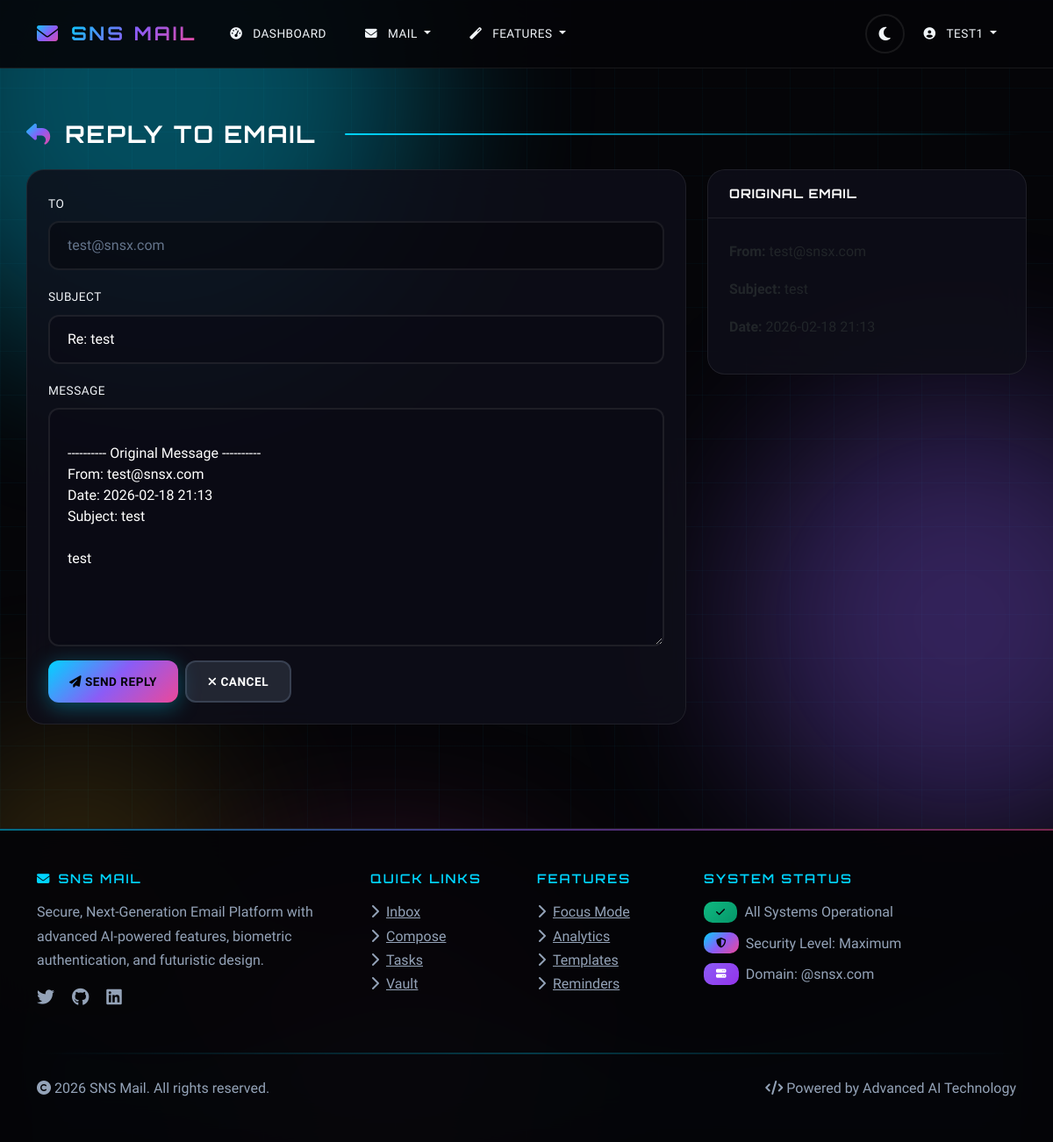
/email/2/reply (signed in), run on the app's committed database.
### sns_mail/database/models.py (models this page shows, shortened)
class User(UserMixin, db.Model):
    __tablename__ = 'users'
    id = db.Column(db.Integer, primary_key=True)
    name = db.Column(db.String(100), nullable=False)
    username = db.Column(db.String(50), unique=True, nullable=False)
    email = db.Column(db.String(120), unique=True, nullable=False)
    password_hash = db.Column(db.String(128))
    face_photo = db.Column(db.String(200))
    eye_scan = db.Column(db.String(200))
    totp_secret = db.Column(db.String(16))
    is_2fa_enabled = db.Column(db.Boolean, default=False)
    is_admin = db.Column(db.Boolean, default=False)
    is_server_admin = db.Column(db.Boolean, default=False)
    is_banned = db.Column(db.Boolean, default=False)
    ban_reason = db.Column(db.Text)
    is_verified = db.Column(db.Boolean, default=False)  # Blue tick verification
    created_at = db.Column(db.DateTime, default=datetime.utcnow)
    last_login = db.Column(db.DateTime)
    login_attempts = db.Column(db.Integer, default=0)
    locked_until = db.Column(db.DateTime)
    ai_preferences = db.Column(db.Text)  # JSON for AI learning preferences
    mood_tracking_enabled = db.Column(db.Boolean, default=True)
    focus_mode_enabled = db.Column(db.Boolean, default=False)
    focus_mode_until = db.Column(db.DateTime)
    sent_emails = db.relationship('Email', foreign_keys='Email.sender_id', backref='sender', lazy='dynamic')
    received_emails = db.relationship('Email', foreign_keys='Email.recipient_id', backref='recipient', lazy='dynamic')
    drafts = db.relationship('Draft', backref='user', lazy='dynamic')
    sent_folders = db.relationship('SentFolder', backref='user', lazy='dynamic')
    important_folders = db.relationship('ImportantFolder', backref='user', lazy='dynamic')
    archive_folders = db.relationship('ArchiveFolder', backref='user', lazy='dynamic')
    deleted_folders = db.relationship('DeletedFolder', backref='user', lazy='dynamic')
    spam_folders = db.relationship('SpamFolder', backref='user', lazy='dynamic')
    notes = db.relationship('Note', backref='user', lazy='dynamic')
    tasks = db.relationship('Task', backref='user', lazy='dynamic')
    vault_items = db.relationship('VaultItem', backref='user', lazy='dynamic')
    email_analytics = db.relationship('EmailAnalytics', backref='user', lazy='dynamic')
    scheduled_emails = db.relationship('ScheduledEmail', backref='user', lazy='dynamic')
    mood_logs = db.relationship('MoodLog', backref='user', lazy='dynamic')
    focus_sessions = db.relationship('FocusSession', backref='user', lazy='dynamic')
    email_templates = db.relationship('EmailTemplate', backref='user', lazy='dynamic')

class Email(db.Model):
    __tablename__ = 'emails'
    id = db.Column(db.Integer, primary_key=True)
    subject = db.Column(db.String(200), nullable=False)
    body = db.Column(db.Text, nullable=False)
    sender_id = db.Column(db.Integer, db.ForeignKey('users.id'), nullable=False)
    recipient_id = db.Column(db.Integer, db.ForeignKey('users.id'), nullable=False)
    sent_at = db.Column(db.DateTime, default=datetime.utcnow)
    read_at = db.Column(db.DateTime)
    is_read = db.Column(db.Boolean, default=False)
    is_important = db.Column(db.Boolean, default=False)
    is_deleted = db.Column(db.Boolean, default=False)
    is_spam = db.Column(db.Boolean, default=False)
    attachment_path = db.Column(db.String(200))
    attachment_filename = db.Column(db.String(100))
    virus_detected = db.Column(db.Boolean, default=False)
    is_self_destructing = db.Column(db.Boolean, default=False)
    destruct_after_read = db.Column(db.Boolean, default=False)
    destruct_at = db.Column(db.DateTime)
    destructed_at = db.Column(db.DateTime)
    is_encrypted = db.Column(db.Boolean, default=False)
    encryption_key = db.Column(db.String(64))
    mood_score = db.Column(db.Float)  # AI-detected mood (-1 to 1)
    mood_label = db.Column(db.String(20))  # positive, negative, neutral
    ai_summary = db.Column(db.Text)  # AI-generated summary
    priority_score = db.Column(db.Float, default=0.5)  # 0-1 priority
    read_duration = db.Column(db.Integer)  # seconds spent reading
    is_pinned = db.Column(db.Boolean, default=False)
    pinned_at = db.Column(db.DateTime)
    follow_up_reminder = db.Column(db.DateTime)
    follow_up_sent = db.Column(db.Boolean, default=False)

### sns_mail/core/client_routes.py (the view, shortened to what this page needs)
@client.route('/email/<int:email_id>/reply', methods=['GET', 'POST'])
@login_required
def reply_email(email_id):
    original_email = Email.query.get_or_404(email_id)
    if original_email.recipient_id != current_user.id and original_email.sender_id != current_user.id:
        flash('Access denied.', 'danger')
        return redirect(url_for('client.inbox'))
    reply_subject = f"Re: {original_email.subject}" if not original_email.subject.startswith('Re:') else original_email.subject
    return render_template('client/reply.html', original_email=original_email, reply_subject=reply_subject)

### sns_mail/templates/client/reply.html (shortened to what this page needs)
{% extends "base.html" %}
{% block content %}
<div class="row">
    <div class="col-12">
        <h2 class="mb-4">
            <i class="fas fa-reply text-primary"></i>
            Reply to Email
        </h2>
    </div>
</div>
<div class="row">
    <div class="col-lg-8">
        <div class="card">
            <div class="card-body">
                <form method="POST">
                    <div class="mb-3">
                        <label for="recipient" class="form-label">To</label>
                        <input type="email" class="form-control" id="recipient"
                               value="{{ original_email.sender.email }}" disabled>
                    </div>
                    <div class="mb-3">
                        <label for="subject" class="form-label">Subject</label>
                        <input type="text" class="form-control" id="subject" name="subject"
                               value="{{ reply_subject }}" required>
                    </div>
                    <div class="mb-3">
                        <label for="body" class="form-label">Message</label>
                        <textarea class="form-control" id="body" name="body" rows="10" required>
---------- Original Message ----------
From: {{ original_email.sender.email }}
Date: {{ original_email.sent_at.strftime('%Y-%m-%d %H:%M') }}
Subject: {{ original_email.subject }}
{{ original_email.body }}</textarea>
                    </div>
                    <div class="d-flex gap-2">
                        <button type="submit" class="btn btn-primary">
                            <i class="fas fa-paper-plane"></i> Send Reply
                        </button>
                        <a href="{{ url_for('client.view_email', email_id=original_email.id) }}" class="btn btn-secondary">
                            <i class="fas fa-times"></i> Cancel
                        </a>
                    </div>
                </form>
            </div>
        </div>
    </div>
    <div class="col-lg-4">
        <div class="card">
            <div class="card-header">
                <h5 class="mb-0">Original Email</h5>
            </div>
            <div class="card-body">
                <p><strong>From:</strong> {{ original_email.sender.email }}</p>
                <p><strong>Subject:</strong> {{ original_email.subject }}</p>
                <p><strong>Date:</strong> {{ original_email.sent_at.strftime('%Y-%m-%d %H:%M') }}</p>
            </div>
        </div>
    </div>
</div>
{% endblock %}

### sns_mail/templates/base.html (shortened to what this page needs)
<!DOCTYPE html>
<html lang="en">
<head>
    <link href="https://cdn.jsdelivr.net/npm/bootstrap@5.3.0/dist/css/bootstrap.min.css" rel="stylesheet">
    <link href="https://cdnjs.cloudflare.com/ajax/libs/font-awesome/6.4.0/css/all.min.css" rel="stylesheet">
    <link href="{{ url_for('static', filename='css/style.css') }}" rel="stylesheet">
</head>
<body>
    <div class="parallax-container">
        <div class="parallax-grid"></div>
        <div class="parallax-orb orb-1"></div>
        <div class="parallax-orb orb-2"></div>
    </div>
    <div class="wave-container">
    </div>
    <nav class="navbar navbar-expand-lg navbar-dark" id="mainNavbar">
        <div class="container">
            <a class="navbar-brand" href="{{ url_for('auth.index') }}">
                <i class="fas fa-envelope icon-animated"></i>
                <span>SNS Mail</span>
            </a>
            <div class="collapse navbar-collapse" id="navbarNav">
                <ul class="navbar-nav me-auto">
                    {% if current_user.is_authenticated %}
                        <li class="nav-item">
                            <a class="nav-link" href="{{ url_for('client.dashboard') }}">
                                <i class="fas fa-tachometer-alt"></i> Dashboard
                            </a>
                        </li>
                        <li class="nav-item dropdown">
                            <a class="nav-link dropdown-toggle" href="#" role="button" data-bs-toggle="dropdown">
                                <i class="fas fa-envelope"></i> Mail
                            </a>
                        </li>
                        <li class="nav-item dropdown">
                            <a class="nav-link dropdown-toggle" href="#" role="button" data-bs-toggle="dropdown">
                                <i class="fas fa-magic"></i> Features
                            </a>
                        </li>
                    {% endif %}
                </ul>
                <ul class="navbar-nav d-flex align-items-center">
                    <li class="nav-item">
                        <button class="theme-toggle" id="themeToggle" title="Toggle Theme">
                            <i class="fas fa-moon" id="themeIcon"></i>
                        </button>
                    </li>
                    {% if current_user.is_authenticated %}
                        <li class="nav-item dropdown">
                            <a class="nav-link dropdown-toggle" href="#" role="button" data-bs-toggle="dropdown">
                                <i class="fas fa-user-circle"></i>
                                <span class="verified-name">
                                    {{ current_user.username }}
                                </span>
                            </a>
                        </li>
                    {% endif %}
                </ul>
            </div>
        </div>
    </nav>
    <main class="container mt-4">
        {% block content %}{% endblock %}
    </main>
    <footer class="text-light mt-5 py-5">
        <div class="container">
            <div class="row">
                <div class="col-lg-4 mb-4">
                    <h5><i class="fas fa-envelope me-2 icon-pulse"></i>SNS Mail</h5>
                    <p class="mt-3">Secure, Next-Generation Email Platform with advanced AI-powered features, biometric authentication, and futuristic design.</p>
                    <div class="mt-3">
                        <a href="#" class="text-secondary me-3"><i class="fab fa-twitter fa-lg icon-animated"></i></a>
                        <a href="#" class="text-secondary me-3"><i class="fab fa-github fa-lg icon-animated"></i></a>
                        <a href="#" class="text-secondary me-3"><i class="fab fa-linkedin fa-lg icon-animated"></i></a>
                    </div>
                </div>
                <div class="col-lg-2 col-md-4 mb-4">
                    <h5>Quick Links</h5>
                    <ul class="list-unstyled mt-3">
                        <li><a href="{{ url_for('client.inbox') }}" class="text-secondary"><i class="fas fa-chevron-right me-2"></i>Inbox</a></li>
                        <li><a href="{{ url_for('client.compose') }}" class="text-secondary"><i class="fas fa-chevron-right me-2"></i>Compose</a></li>
                        <li><a href="{{ url_for('features.tasks') }}" class="text-secondary"><i class="fas fa-chevron-right me-2"></i>Tasks</a></li>
                        <li><a href="{{ url_for('features.vault') }}" class="text-secondary"><i class="fas fa-chevron-right me-2"></i>Vault</a></li>
                    </ul>
                </div>
                <div class="col-lg-2 col-md-4 mb-4">
                    <h5>Features</h5>
                    <ul class="list-unstyled mt-3">
                        <li><a href="{{ url_for('features.focus_mode') }}" class="text-secondary"><i class="fas fa-chevron-right me-2"></i>Focus Mode</a></li>
                        <li><a href="{{ url_for('features.analytics') }}" class="text-secondary"><i class="fas fa-chevron-right me-2"></i>Analytics</a></li>
                        <li><a href="{{ url_for('features.templates') }}" class="text-secondary"><i class="fas fa-chevron-right me-2"></i>Templates</a></li>
                        <li><a href="{{ url_for('features.reminders') }}" class="text-secondary"><i class="fas fa-chevron-right me-2"></i>Reminders</a></li>
                    </ul>
                </div>
                <div class="col-lg-4 col-md-4 mb-4">
                    <h5>System Status</h5>
                    <div class="mt-3">
                        <div class="d-flex align-items-center mb-2">
                            <span class="badge bg-success me-2"><i class="fas fa-check icon-pulse"></i></span>
                            <span class="text-secondary">All Systems Operational</span>
                        </div>
                        <div class="d-flex align-items-center mb-2">
                            <span class="badge bg-primary me-2"><i class="fas fa-shield-alt icon-pulse"></i></span>
                            <span class="text-secondary">Security Level: Maximum</span>
                        </div>
                        <div class="d-flex align-items-center">
                            <span class="badge bg-info me-2"><i class="fas fa-server icon-pulse"></i></span>
                            <span class="text-secondary">Domain: @snsx.com</span>
                        </div>
                    </div>
                </div>
            </div>
            <hr>
            <div class="row align-items-center">
                <div class="col-md-6">
                    <p class="mb-0 text-secondary">
                        <i class="fas fa-copyright"></i> 2026 SNS Mail. All rights reserved.
                    </p>
                </div>
                <div class="col-md-6 text-md-end">
                    <p class="mb-0 text-secondary">
                        <i class="fas fa-code"></i> Powered by Advanced AI Technology
                    </p>
                </div>
            </div>
        </div>
    </footer>
</body>
</html>

### data on the page
User: username "TEST1"
User: sender.email "test@snsx.com", body "---------- Original Message ---------- From: test@snsx.com Date: 2026-02-18 21:13 Subject: test test"
Email: subject "test", sent_at "2026-02-18 21:13"
